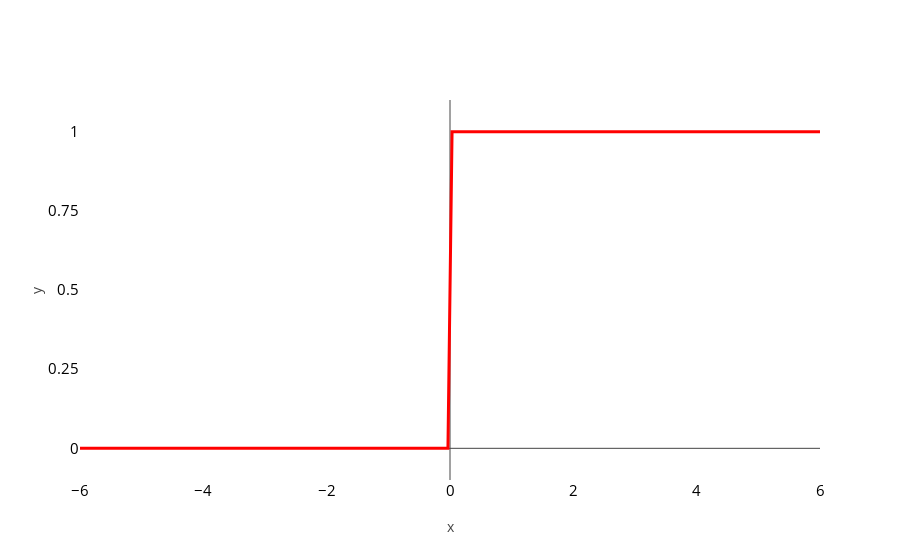

Notebook code cell kept with this figure:
### Code cell
import numpy as np
X_test = np.linspace(-10, 10, 300)

def ReLU(x):
    return x * (x > 0)

def dReLU(x):
    return 1. * (x > 0)

loss = dReLU(X_test).ravel()

p2 = go.Scatter(x=X_test, y=loss, 
                mode='lines',
                line=dict(color='red', width=3),
                name='Logistic Regression Model')

layout = go.Layout(xaxis=dict(title='x', range=[-6, 6],
                              zeroline=True, 
                             dtick=2,  
                              tickfont=dict(
                                size=15,
                                color='black'
                            ), 
                              showgrid=False),
                   yaxis=dict(title='y', range=[-0.1,1.1],
                              zeroline=True, 
                               dtick=0.25,
                              tickfont=dict(
                                size=15,
                                color='black'
                            ),  
                              showgrid=False))

fig = go.Figure(data=[p2], layout=layout)
iplot(fig)

### Figure 1 — Plotly figure (JSON) as saved in the notebook; plotly's stock layout.template omitted (floating-point values rounded to 4 significant figures; data arrays with more than 128 entries replaced by an {"elided": "..."} marker saying what was removed)
{"data": [{"line": {"color": "red", "width": 3}, "mode": "lines", "name": "Logistic Regression Model", "type": "scatter", "x": {"elided": "300 float values"}, "y": {"elided": "300 int values"}}], "layout": {"xaxis": {"dtick": 2, "range": [-6, 6], "showgrid": false, "tickfont": {"color": "black", "size": 15}, "title": "x", "zeroline": true}, "yaxis": {"dtick": 0.25, "range": [-0.1, 1.1], "showgrid": false, "tickfont": {"color": "black", "size": 15}, "title": "y", "zeroline": true}}}
